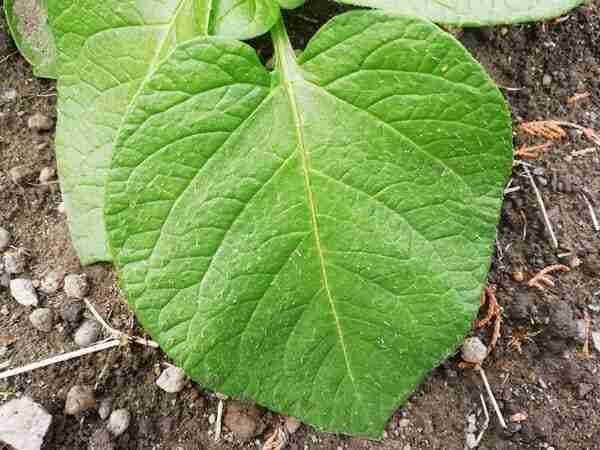
#> input picture OpenCV/healthy3.jpg, 600 x 450 px; the run also reads 1 picture not shown here
$ jupyter execute --allow-errors OpenCV.ipynb   (text cells are left out)
#> lines starting #> are read from the running program, lines starting #| are printed output that depends on the picture; pictures that were not available may be replaced by others from this repository, and a replacement may not be noted
[cell 1]
# pip install opencv-python

[cell 2]
import cv2
print("OpenCV version:", cv2.__version__)

[cell 3]
import cv2

# Load an image
img = cv2.imread('healthy3.jpg')
#> img is the input picture: shape (450, 600, 3); mean B, G, R 86.2, 148.7, 125.2
img=cv2.resize(img,(640, 480))
#> img: shape (480, 640, 3)
# Display the image in a window
cv2.imshow('Original Image', img)
cv2.waitKey(1000)
cv2.destroyAllWindows()

[cell 4]
import numpy as np
img1= cv2.imread('healthy3.jpg')
img2= cv2.imread('healthy3.jpg')

img=np.hstack((img1 , img2))
#> img: shape (450, 1200, 3)
# Display the concatenated image
cv2.imshow('Concatenated Image', img)
cv2.waitKey(1000)
cv2.destroyAllWindows()

img=np.vstack((img1 , img2))
#> img: shape (900, 600, 3)
cv2.imshow('Concatenated Image', img)
cv2.waitKey(1000)
cv2.destroyAllWindows()

[cell 5]
import os
#> (the rest of this cell did not finish here and is left out)

[cell 6]
img = cv2.imread('healthy3.jpg')

txt = cv2.putText(
        img=img,                         # The image on which to draw
        text='Healthy',                  # The string/text to be drawn
        org=(50, 50),                    # Bottom-left corner of the text in the image
        fontFace=cv2.FONT_HERSHEY_DUPLEX,  # Font type
        fontScale=1,                     # Font scale factor that is multiplied by the font-specific base size
        color=(0, 255, 0),               # Text color in BGR (Green here)
        thickness=2,                     # Thickness of the lines used to draw the text
        lineType=cv2.LINE_AA,            # Type of the line (Anti-aliased)
        bottomLeftOrigin=False           # When true, the origin is at the bottom-left corner. Otherwise, it's top-left.
    )
cv2.imshow('Text on Image', txt)
cv2.waitKey(2000)
cv2.destroyAllWindows()

[cell 7]
img = cv2.imread('healthy3.jpg')

txt = cv2.putText(
        img=img,                         # The image on which to draw
        text='Healthy',                  # The string/text to be drawn
        org=(50, 50),                    # Bottom-left corner of the text in the image
        fontFace=cv2.FONT_HERSHEY_DUPLEX,  # Font type
        fontScale=1,                     # Font scale factor that is multiplied by the font-specific base size
        color=(0, 255, 0),               # Text color in BGR (Green here)
        thickness=2,                     # Thickness of the lines used to draw the text
        lineType=cv2.LINE_AA,            # Type of the line (Anti-aliased)
        bottomLeftOrigin=True           # When true, the origin is at the bottom-left corner. Otherwise, it's top-left.
    )
cv2.imshow('Text on Image', txt)
cv2.waitKey(2000)
cv2.destroyAllWindows()

[cell 8]
img = cv2.imread('healthy3.jpg')

rectangle= cv2.rectangle(
    img=img,
    pt1=(50, 50),                   # Top-left corner of the rectangle
    pt2=(200, 200),                 # Bottom-right corner of the rectangle
    color=(0, 255, 0),               # Color of the rectangle in BGR (Green here)
    thickness=2,                     # Thickness of the rectangle border
    lineType=cv2.LINE_AA
)
cv2.imshow('Rectangle on Image', rectangle)
cv2.waitKey(2000)
cv2.destroyAllWindows()

[cell 9]
img = cv2.imread('healthy3.jpg')

circle= cv2.circle(
    img=img,
    center=(50, 50),                   # Top-left corner of the rectangle
    radius=50,                 # Bottom-right corner of the rectangle
    color=(0, 255, 0),               # Color of the rectangle in BGR (Green here)
    thickness=2,                     # Thickness of the rectangle border
    lineType=cv2.LINE_AA
)
cv2.imshow('Circle on Image', circle)
cv2.waitKey(2000)
cv2.destroyAllWindows()

[cell 10]
img = cv2.imread('healthy3.jpg')

ellips= cv2.ellipse(
    img=img,
    center=(50, 50),
    axes=(100, 50),
    angle=50,
    startAngle=0,
    endAngle=360,
    color=(0, 255, 0),
    thickness=2,
    lineType=cv2.LINE_AA
)
cv2.imshow('Ellips on Image', ellips)
cv2.waitKey(0)
cv2.destroyAllWindows()

[cell 11]
img = cv2.imread('healthy3.jpg')

polygon = cv2.polylines(
    img=img,
    pts=[np.array([[50, 50], [100, 50], [100, 100], [50, 100]], np.int32)],  # Points of the polygon
    isClosed=True,  # Whether the polygon is closed
    color=(0, 255, 0),
    thickness=2,
    lineType=cv2.LINE_AA
)

cv2.imshow('Polygon on Image', polygon)
cv2.waitKey(2000)
cv2.destroyAllWindows()

[cell 12]
img1= cv2.imread('healthy3.jpg')
img2= cv2.imread('healthy leaf.jpg')
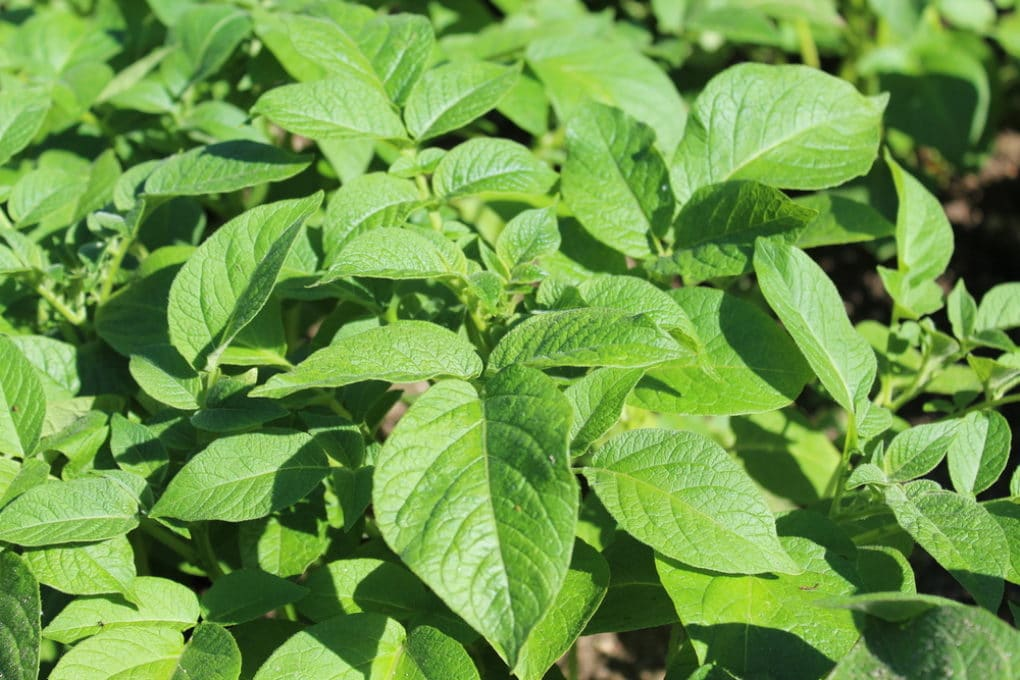
#> input picture OpenCV/healthy leaf.jpg, 1020 x 680 px
#> img2 is the input picture: shape (680, 1020, 3); mean B, G, R 72.3, 154, 110.9

img1=cv2.resize(img1,(640, 480))
img2=cv2.resize(img2,(640, 480))
#> img2: shape (480, 640, 3)

new_img = cv2.addWeighted(
    src1=img1,
    alpha=0.5,  # Weight for the first image
    src2=img2,
    beta=0.5,   # Weight for the second image
    gamma=0     # Scalar added to each sum
)
cv2.imshow('Blended Image', new_img)
cv2.waitKey(2000)
cv2.destroyAllWindows()

[cell 13]
img1= cv2.imread('healthy3.jpg')
img2= cv2.imread('healthy leaf.jpg')

img1=cv2.resize(img1,(640, 480))
img2=cv2.resize(img2,(640, 480))

new_img1 = cv2.subtract(
    src1=img1,
    src2=img2  # Subtract the second image from the first
)
new_img2 = cv2.bitwise_and(
    src1=img1,
    src2=img2  # Subtract the second image from the first
)
new_img3 = cv2.bitwise_or(
    src1=img1,
    src2=img2  # Subtract the second image from the first
)
new_img4 = cv2.bitwise_xor(
    src1=img1,
    src2=img2  # Subtract the second image from the first
)
cv2.imshow('Subtracted Image', new_img1)
cv2.waitKey(2000)
cv2.imshow('Bitwise AND Image', new_img2)
cv2.waitKey(2000)
cv2.imshow('Bitwise OR Image', new_img3)
cv2.waitKey(2000)
cv2.imshow('Bitwise XOR Image', new_img4)
cv2.waitKey(2000)

cv2.destroyAllWindows()

[cell 14]
img = cv2.imread('healthy3.jpg')

new_img = cv2.Canny(
    image =img,
    threshold1 = 100,
    threshold2 = 200,  # Thresholds for edge detection
    apertureSize=5,
    L2gradient=False  # Whether to use a more accurate L2 norm for gradient magnitude
)
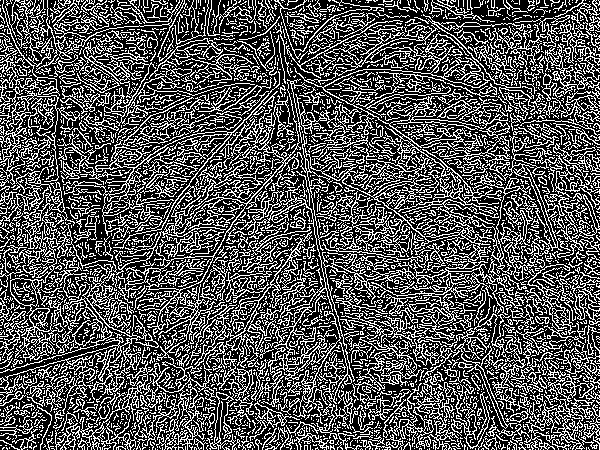
#> new_img: shape (450, 600); 33.3% white in thin lines or dots
print('The dimensions of the new image are:', new_img.shape)
#| The dimensions of the new image are: (450, 600)
print('The dimensions of the original image is:', img.shape)
#| The dimensions of the original image is: (450, 600, 3)
cv2.imshow('Canny Edge Detection', new_img)
cv2.imshow('Original Image', img)
cv2.waitKey(2000)
cv2.destroyAllWindows()

[cell 15]
img = cv2.imread('healthy3.jpg')
res_img= cv2.resize(
    src=img,
    dsize=(640, 480),  # Desired size of the output image
    interpolation=cv2.INTER_LINEAR  # Interpolation method for resizing
)

w,h = res_img.shape[1], res_img.shape[0]

m = cv2.getRotationMatrix2D((w/2 , h/2) ,45,0.5)
rotated_img = cv2.warpAffine(res_img , m , (w,h))
cv2.imshow('Rotated Image', rotated_img)
cv2.waitKey(2000)
cv2.destroyAllWindows()

[cell 16]
img = cv2.imread('healthy3.jpg')

img = cv2.resize(img, (200, 200))
#> img: shape (200, 200, 3)

gussian_blur = cv2.GaussianBlur(img, (5,5) , 0)
median_blur = cv2.medianBlur(img, 5)
bileteral_blur = cv2.bilateralFilter(img, 9, 75, 75)

h_Stack = np.hstack((img, gussian_blur, median_blur, bileteral_blur))
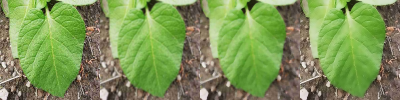
#> h_Stack: shape (200, 800, 3) (shown at 1/2 size); mean B, G, R 86, 148.6, 125
cv2.imshow('Blurred Images', h_Stack)

cv2.waitKey(0)
cv2.destroyAllWindows()

[cell 17]
img = cv2.imread('healthy3.jpg')
img = cv2.resize(img, (200, 200))

border1= cv2.copyMakeBorder(
    src=img,
    top=5,
    bottom=5,
    left=5,
    right=5,
    borderType=cv2.BORDER_ISOLATED,  # Type of border to be added
    value=[0, 255, 0]  # Color of the border in BGR (Green here)
)
border1= cv2.resize(border1, (200, 200))
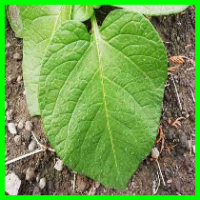
#> border1: shape (200, 200, 3); mean B, G, R 78.1, 158.5, 113.4
h_stack = np.hstack((img, border1))
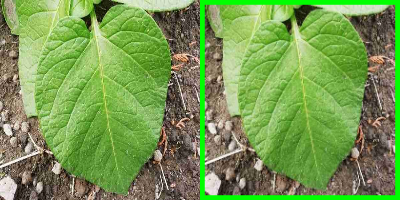
#> h_stack: shape (200, 400, 3); mean B, G, R 82.1, 153.7, 119.3
cv2.imshow('Image with Border', h_stack)
cv2.waitKey(2000)
cv2.destroyAllWindows()

[cell 18]
import cv2
cap = cv2.VideoCapture(r'C:\Users\SHAYANTAN BISWAS\Desktop\Jupyter\OpenCV\Vedio\testVedio.mp4')  # Open the default camera

while cap.isOpened():
    ret, frame = cap.read()  # Capture frame-by-frame
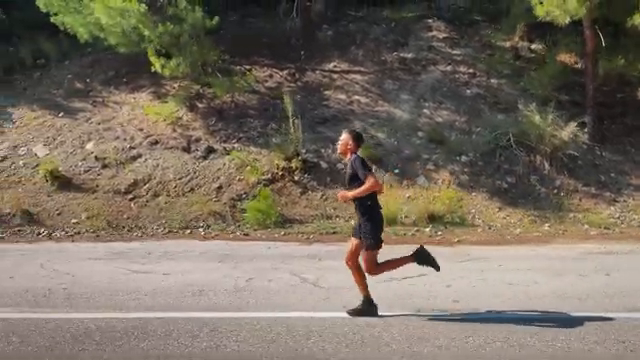
#> input picture frame 53 of OpenCV/a-man-running-side-view-animation-reference-ytshorts.savetube.me.mp4, 640 x 360 px, given in place of testVedio.mp4, which was not available
#> frame is the input picture: shape (360, 640, 3); mean B, G, R 96, 109.6, 119.8
    if ret==True:
        frame = cv2.resize(frame, (600, 500))  # Resize the frame to 640x480
#> frame: shape (500, 600, 3)
        cv2.imshow('Video Frame', frame)
        if cv2.waitKey(5) & 0xFF == ord('q'):
#> (key q is pressed here)
            break
    else:
        break

cap.release()
cv2.destroyAllWindows()  # Release the camera and close all OpenCV windows

[cell 19]
import cv2
cap = cv2.VideoCapture(0)  # Open the default camera (0 for the first camera, 1 for the second, etc.)

while cap.isOpened():
    ret, frame = cap.read()  # Capture frame-by-frame
    if ret==True:
        frame = cv2.resize(frame, (600, 500))  # Resize the frame to 600x500
        frame = cv2.flip(frame, 1)
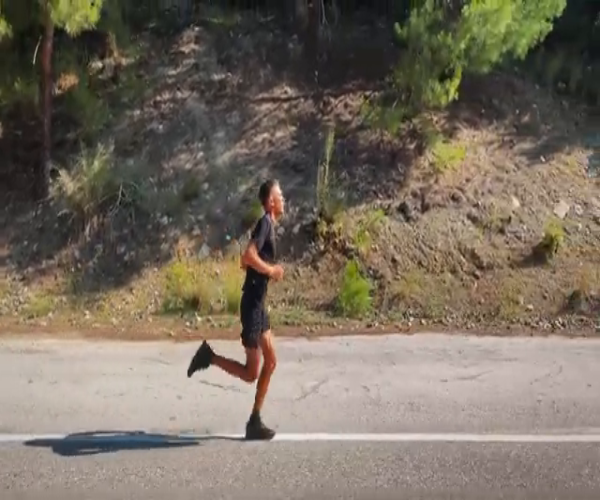
#> frame: shape (500, 600, 3); mean B, G, R 95.9, 109.4, 119.7
        cv2.imshow('Video Frame', frame)
        if cv2.waitKey(1) & 0xFF == ord('q'):
#> (key q is pressed here)
            break
    else:
        break

cap.release()
cv2.destroyAllWindows()  # Release the camera and close all OpenCV windows

[cell 20]
import numpy as np
import cv2
img = cv2.imread('healthy3.jpg')
img =cv2.resize(img, (200, 200))

m = np.ones((5 ,5), np.int64)

en = cv2.erode(
    src=img,
    kernel=m,  # Structuring element for erosion
    iterations=1  # Number of times erosion is applied
)
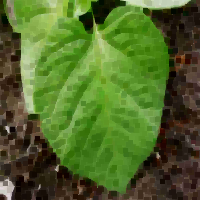
#> en: shape (200, 200, 3); mean B, G, R 41.7, 103.9, 80.2
di = cv2.dilate(
    src=img,
    kernel=m,  # Structuring element for dilation
    iterations=1  # Number of times dilation is applied
)
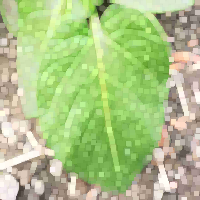
#> di: shape (200, 200, 3); mean B, G, R 135.9, 196.8, 173.9
tp = cv2.morphologyEx(
    src=img,
    op=cv2.MORPH_TOPHAT,  # Top-hat transformation
    kernel=m  # Structuring element for the operation
)
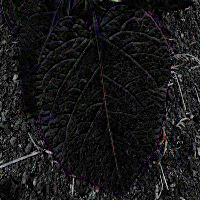
#> tp: shape (200, 200, 3); mean B, G, R 24.5, 23.7, 24

gr = cv2.morphologyEx(
    src=img,
    op=cv2.MORPH_GRADIENT,  # Morphological gradient
    kernel=m  # Structuring element for the operation
)
h_stack = np.hstack((img, en, di , tp, gr))
#> h_stack: shape (200, 1000, 3)
#> (the rest of the program and of its run is left out)
